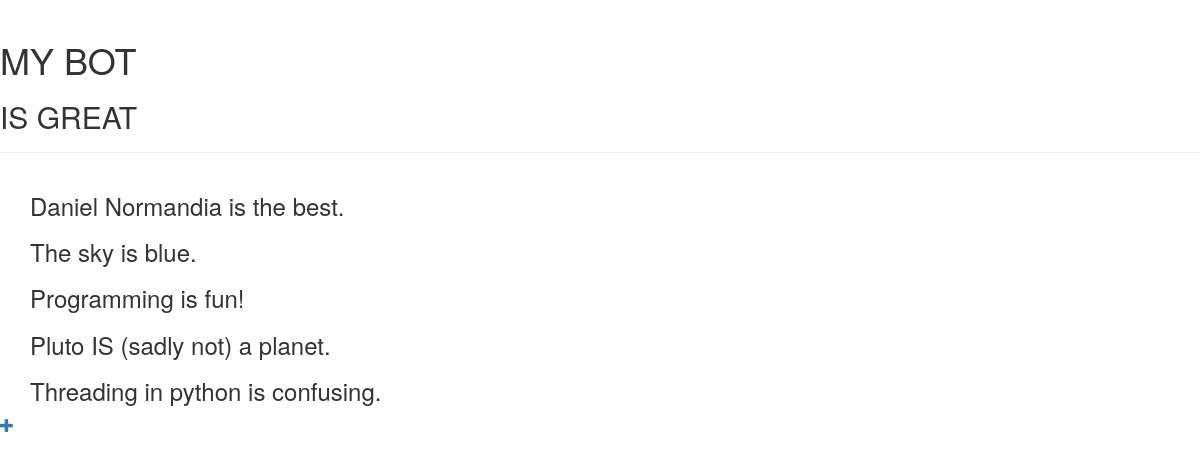
The app's page /, older data.
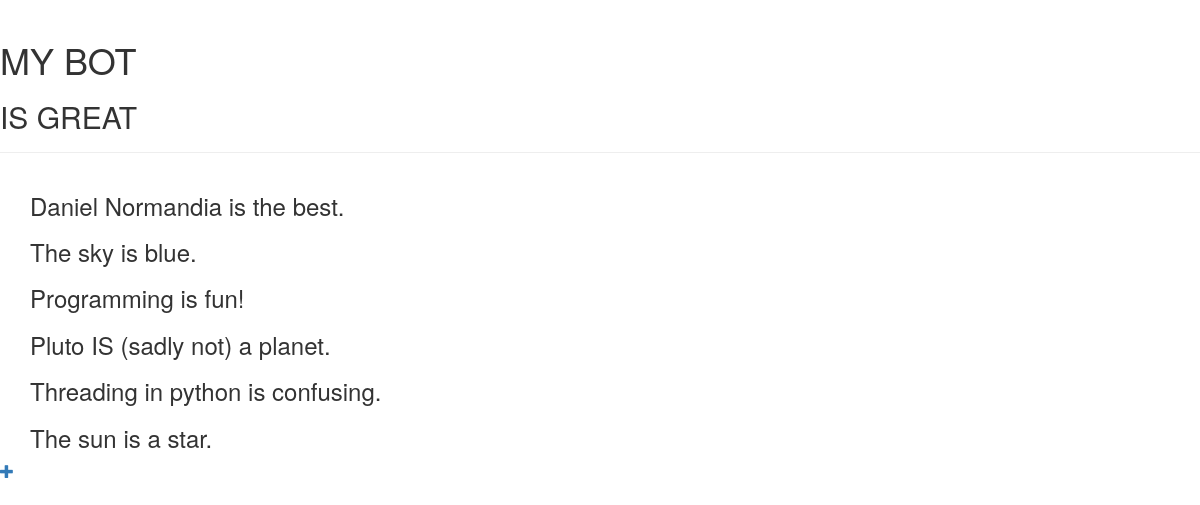
The same page, newer data.
### fact_bot_portal/models.py (models this page shows)
class Fact(models.Model):
    text = models.TextField()
    created_date = models.DateTimeField(
            default=timezone.now)
    def __str__(self):
        return self.text

### fact_bot_portal/views.py (the view)
# urls.py: url(r'^$', views.fact_show, name='fact_show'),
def fact_show(request):
    facts = Fact.objects.all()
    return render(request, 'fact_bot_portal/fact_show.html', {'facts': facts})

### fact_bot_portal/templates/fact_bot_portal/fact_show.html
{% extends 'fact_bot_portal/base.html' %}
{% block content %}
  {% for fact in facts %}
    <div>
        <h3>{{fact}}</h3>
    </div>
  {% endfor %}
{% endblock %}

Row changes from the older to the newer data that the page shows:
added Fact: text "The sun is a star."
